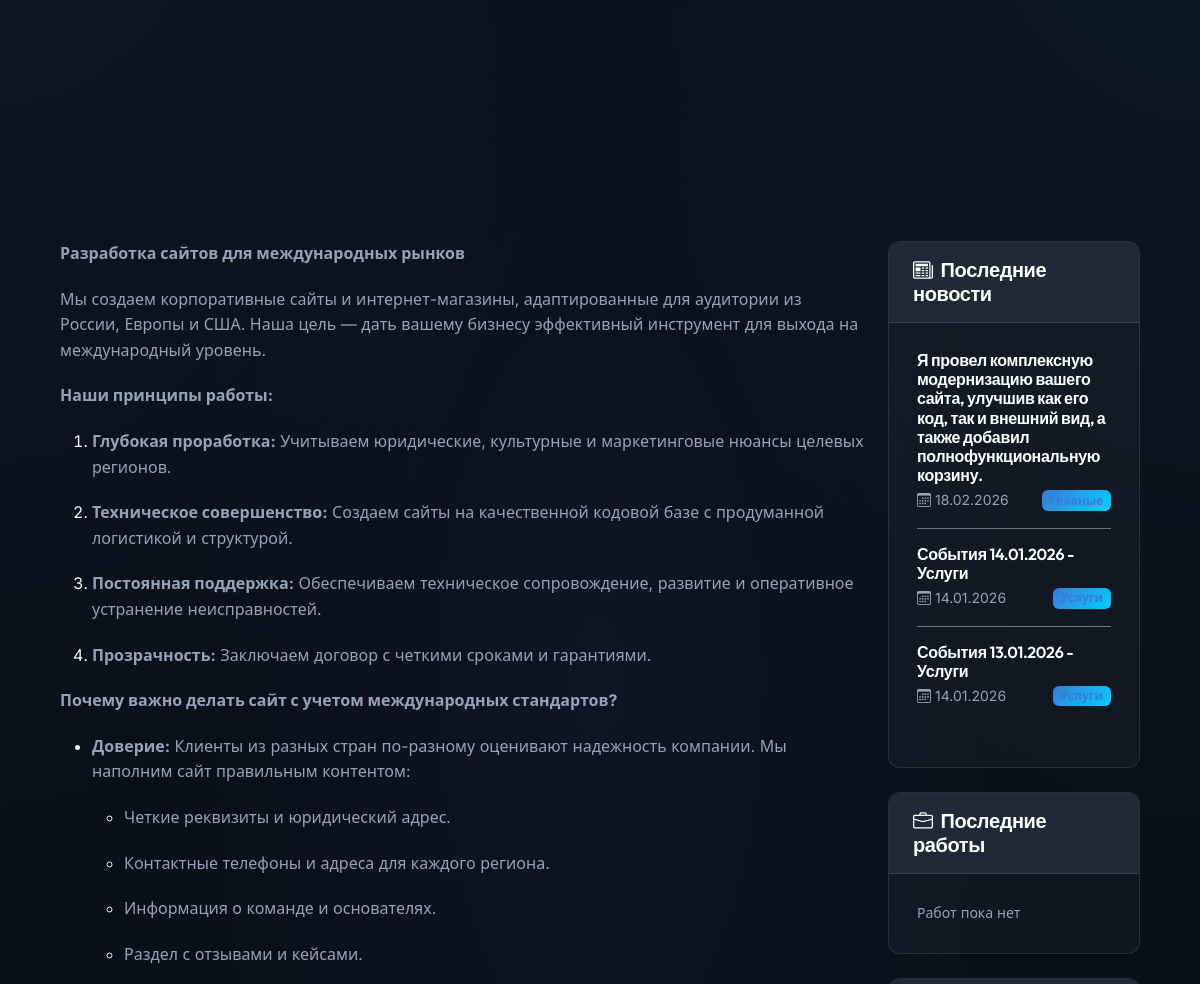
Before: / (middle part) with the older database file.
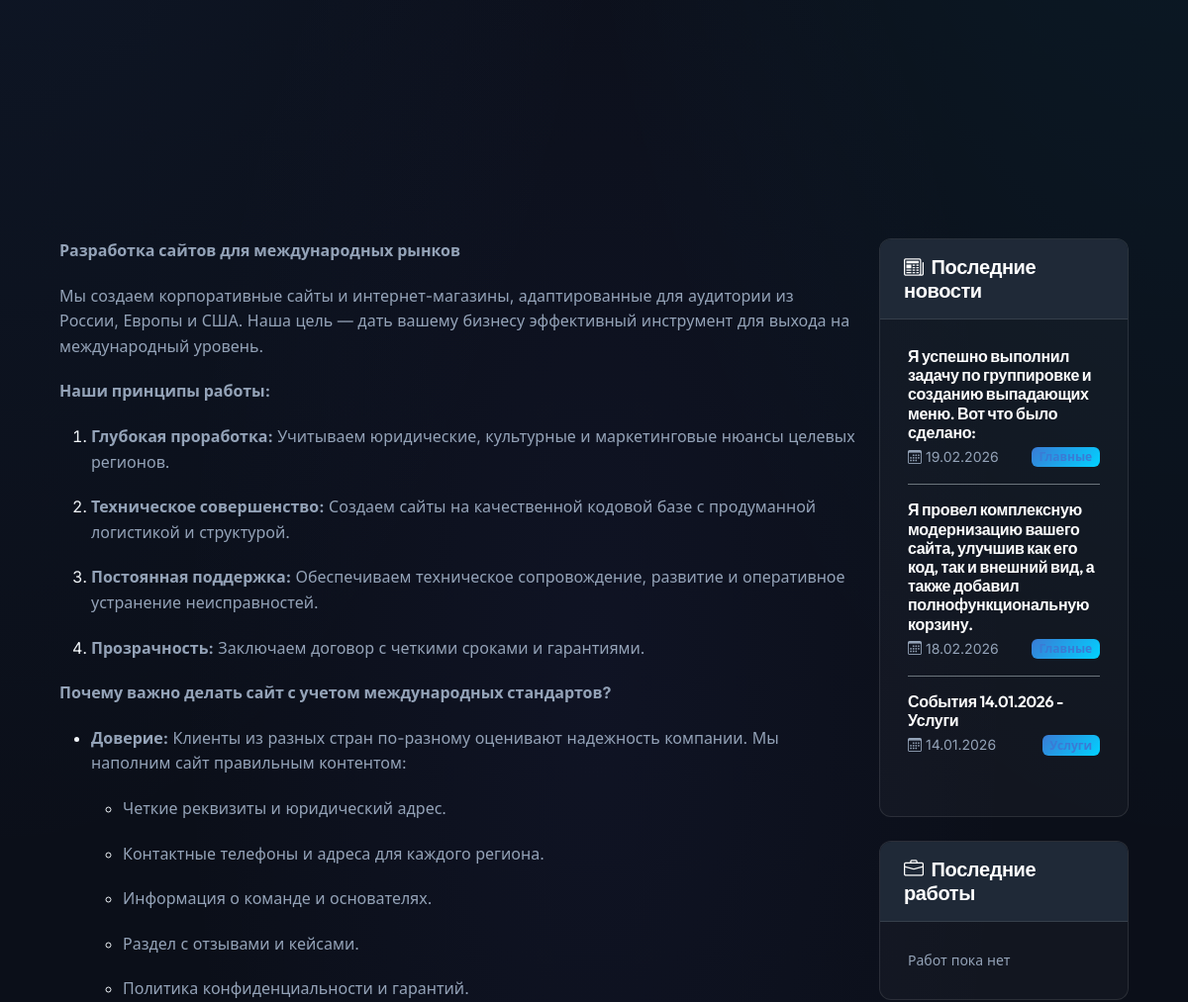
After: the same page with the newer database file.
### main/models.py (models this page shows, shortened)
class ActiveModel(models.Model):
    is_active = models.BooleanField(default=True, verbose_name="Активно")
    class Meta:
        abstract = True

class SEOModel(models.Model):
    meta_title = models.CharField(
        max_length=200,
        verbose_name="Мета заголовок",
        blank=True,
        help_text="Заголовок страницы для поисковых систем."
    )
    meta_keywords = models.CharField(
        max_length=200,
        verbose_name="Ключевые слова",
        blank=True,
        help_text="Ключевые слова через запятую."
    )
    meta_description = models.CharField(
        max_length=255,
        verbose_name="Мета описание",
        blank=True,
        help_text="Краткое описание для поисковых систем."
    )
    class Meta:
        abstract = True

class SiteSettings(ActiveModel, SEOModel):
    site_title = models.CharField(max_length=200, verbose_name="Название сайта")
    site_slogan = models.CharField(max_length=30, verbose_name="Слоган")
    site_description = models.TextField(max_length=255, verbose_name="Описание сайта")
    site_email = models.EmailField(max_length=30, verbose_name="Электронная почта")
    site_phone_1 = models.CharField(max_length=20, verbose_name="Телефон 1")
    site_phone_2 = models.CharField(max_length=20, verbose_name="Телефон 2")
    site_address = models.CharField(max_length=200, verbose_name="Адрес")
    content = HTMLField(verbose_name="Контент", default="<p>Контент сайта</p>")
    logo = models.ImageField(upload_to=RenameUploadTo("logos/"), verbose_name="Логотип")
    favicon = models.ImageField(upload_to=RenameUploadTo("favicons/"), verbose_name="Фавикон")
    fon_haeders = models.ImageField(upload_to=RenameUploadTo("fon_haeders/"), verbose_name="Фон шапки")
    site_domain = models.CharField(
        max_length=200,
        verbose_name="Домен сайта",
        blank=True,
        null=True,
        help_text="Домен сайта для отображения в шапке (например, dpit-cms.ru). Если не указан, будет использоваться текущий хост.",
    )
    site_work_time = models.CharField(
        max_length=200,
        verbose_name="Время работы",
        blank=True,
        null=True,
        help_text="Время работы компании (например: Пн-Пт: 9:00-18:00)"
    )
    site_vk = models.CharField(
        max_length=200,
        verbose_name="VK",
        blank=True,
        help_text="Ссылка на социальную сеть ВК"
    )
    site_vk_img = models.ImageField(
        upload_to=RenameUploadTo("social/vk/"),
        verbose_name="VK иконка",
        blank=True,
        null=True,
        help_text="Изображение иконки для социальной сети ВКонтакте"
    )
    site_ok = models.CharField(
        max_length=200,
        verbose_name="OK",
        blank=True,
        help_text="Ссылка на социальную сеть OK"
    )
    site_ok_img = models.ImageField(
        upload_to=RenameUploadTo("social/ok/"),
        verbose_name="OK иконка",
        blank=True,
        null=True,
        help_text="Изображение иконки для социальной сети Одноклассники"
    )
    site_facebook = models.CharField(
        max_length=200,
        verbose_name="FaceBook",
        blank=True,
        help_text="Ссылка на социальную сеть FaceBook"
    )
    site_facebook_img = models.ImageField(
        upload_to=RenameUploadTo("social/facebook/"),
        verbose_name="FaceBook иконка",
        blank=True,
        null=True,
        help_text="Изображение иконки для социальной сети Facebook"
    )
    site_linkedin = models.CharField(
        max_length=200,
        verbose_name="Linkedin",
        blank=True,
        help_text="Ссылка на социальную сеть Linkedin"
    )
    site_linkedin_img = models.ImageField(
        upload_to=RenameUploadTo("social/linkedin/"),
        verbose_name="Linkedin иконка",
        blank=True,
        null=True,
        help_text="Изображение иконки для социальной сети LinkedIn"
    )
    site_instagram = models.CharField(
        max_length=200,
        verbose_name="Instagram",
        blank=True,
        help_text="Ссылка на социальную сеть Instagram"
    )
    site_instagram_img = models.ImageField(
        upload_to=RenameUploadTo("social/instagram/"),
        verbose_name="Instagram иконка",
        blank=True,
        null=True,
        help_text="Изображение иконки для социальной сети Instagram"
    )
    site_twitter = models.CharField(
        max_length=200,
        verbose_name="Twitter",
        blank=True,
        help_text="Ссылка на социальную сеть Twitter"
    )
    site_twitter_img = models.ImageField(
        upload_to=RenameUploadTo("social/twitter/"),
        verbose_name="Twitter иконка",
        blank=True,
        null=True,
        help_text="Изображение иконки для социальной сети Twitter"
    )
    site_telegram = models.CharField(
        max_length=200,
        verbose_name="Telegram",
        blank=True,
        help_text="Ссылка на социальную сеть Telegram"
    )
    site_telegram_img = models.ImageField(
        upload_to=RenameUploadTo("social/telegram/"),
        verbose_name="Telegram иконка",
        blank=True,
        null=True,
        help_text="Изображение иконки для социальной сети Telegram"
    )
    site_whatsapp = models.CharField(
        max_length=200,
        verbose_name="Whatsapp",
        blank=True,
        help_text="Ссылка на социальную сеть Whatsapp"
    )
    site_whatsapp_img = models.ImageField(
        upload_to=RenameUploadTo("social/whatsapp/"),
        verbose_name="Whatsapp иконка",
        blank=True,
        null=True,
        help_text="Изображение иконки для социальной сети WhatsApp"
    )
    site_youtube = models.CharField(
        max_length=200,
        verbose_name="Youtube",
        blank=True,
        help_text="Ссылка на социальную сеть Youtube"
    )
    site_youtube_img = models.ImageField(
        upload_to=RenameUploadTo("social/youtube/"),
        verbose_name="Youtube иконка",
        blank=True,
        null=True,
        help_text="Изображение иконки для социальной сети YouTube"
    )
    class Meta:
        verbose_name = "Настройки сайта"
        verbose_name_plural = "Настройки сайта"

### news/models.py (models this page shows, shortened)
class News(ActiveModel, SEOModel, TimestampModel):
    title = models.CharField(max_length=200, verbose_name="Заголовок")
    slug = models.SlugField(unique=True, verbose_name="URL")
    category = models.ForeignKey(
        NewsCategory, on_delete=models.CASCADE, verbose_name="Категория"
    )
    news_date = models.DateField(
        default=timezone.now,
        verbose_name="Дата новости",
        help_text="Дата, к которой относятся события (год, месяц, день)"
    )
    image = models.ImageField(
        upload_to=RenameUploadTo("news/images/"),
        verbose_name="Изображение",
        blank=True,
        null=True
    )
    content = HTMLField(verbose_name="Контент", default="<p>Контент сайта</p>")
    views = models.IntegerField(default=0, verbose_name="Просмотры")
    class Meta:
        verbose_name = "Новость"
        verbose_name_plural = "Новости"
        ordering = ["-news_date", "-created_at"]
        unique_together = [['category', 'news_date']]

class NewsCategory(ActiveModel, SEOModel, HeaderModel):
    name = models.CharField(max_length=100, verbose_name="Название")
    slug = models.SlugField(unique=True, verbose_name="URL")
    logo = models.ImageField(upload_to=RenameUploadTo("news/categories/"), verbose_name="Логотип")
    description = models.TextField(verbose_name="Описание")
    content = HTMLField(verbose_name="Описание на странице", default="<p>Описание</p>")
    order = models.IntegerField(default=0, verbose_name="Порядок")
    class Meta:
        verbose_name = "Категория новостей"
        verbose_name_plural = "Категории новостей"
        ordering = ["order", "name"]

### main/views.py (the view, shortened to what this page needs)
# urls.py: path("", views.home, name="home"),
def home(request):
    stats = {}
    return render(request, "main/home.html", {"stats": stats})

### main/templates/main/home.html
{% extends 'base.html' %}
{% load static %}
{% block extra_css %}
<link rel="stylesheet" href="https://cdnjs.cloudflare.com/ajax/libs/animate.css/4.1.1/animate.min.css"/>
{% endblock %}
{% block content %}
    <section class="mb-5">
        <div class="site_content">
            {{ site_settings.content|safe }}
        </div>
    </section>
{% endblock %}

### templates/base.html (shortened to what this page needs)
{% load static %}
<!DOCTYPE html>
<html lang="ru">
<head>
    <link href="https://cdn.jsdelivr.net/npm/bootstrap@5.3.0/dist/css/bootstrap.min.css" rel="stylesheet">
    <link href="https://cdn.jsdelivr.net/npm/bootstrap-icons@1.10.0/font/bootstrap-icons.css" rel="stylesheet">
    <link href="{% static 'css/style.css' %}" rel="stylesheet">
    {% block extra_css %}{% endblock %}
</head>
<body>
    <main class="container-fluid py-0 px-lg-5">
        <div class="container-fluid">
            <div class="row pt-2 mb-5">
                <div class="col-12">
                    {% include 'category-bl.html' %}
                </div>
            </div>
            <div class="row g-4">
                <div class="col-12 col-lg-9">
                    <div class="content-wrapper animate-up">
                        <div class="main-content-area">
                            {% block content %}
                            {% endblock %}
                        </div>
                    </div>
                </div>
                <aside class="col-12 col-lg-3">
                    <div class="sidebar-wrapper sticky-lg-top" style="top: 130px; z-index: 10;">
                        {% include 'includes/bl_news_sbar.html' %}
                        {% include 'includes/bl_portfolio_sbar.html' %}
                        {% include 'includes/bl_reviews_sbar.html' %}
                    </div>
                </aside>
            </div>
        </div>
    </main>
</body>
</html>

### templates/logo_p.html (shortened to what this page needs)
            {% load breadcrumbs %}

### templates/category-bl.html (shortened to what this page needs)
<div class="row g-4 mt-2">
    <div class="col-md-4 text-center">
    </div>
    <div class="col-md-4 text-center">
    </div>
    <div class="col-md-4 text-center">
    </div>
</div>

### templates/includes/bl_news_sbar.html
<div class="sidebar-card mb-4">
    <div class="sidebar-header">
        <h5 class="mb-0 text-white"><i class="bi bi-newspaper me-2"></i>Последние новости</h5>
    </div>
    <div class="card-body">
        {% for latest in latest_news %}
        <div class="mb-3 pb-3 {% if not forloop.last %}border-bottom border-secondary{% endif %}">
            <h6 class="fw-semibold mb-1">
                <a href="{% url 'news:detail' latest.slug %}" class="text-white text-decoration-none">
                    {{ latest.title }}
                </a>
            </h6>
            <div class="d-flex justify-content-between align-items-center">
                <small class="text-muted">
                    <i class="bi bi-calendar3 me-1"></i>{{ latest.created_at|date:"d.m.Y" }}
                </small>
                <span class="badge bg-primary bg-opacity-20 text-primary">
                    {{ latest.category.name }}
                </span>
            </div>
        </div>
        {% empty %}
        <p class="text-muted mb-0 small">Новости пока не опубликованы</p>
        {% endfor %}
    </div>
</div>

### templates/includes/bl_portfolio_sbar.html
<div class="sidebar-card mb-4">
    <div class="sidebar-header">
        <h5 class="mb-0 text-white"><i class="bi bi-briefcase me-2"></i>Последние работы</h5>
    </div>
    <div class="card-body">
        {% for work in latest_portfolio %}
        <div class="mb-3 pb-3 {% if not forloop.last %}border-bottom border-secondary{% endif %}">
            <h6 class="fw-semibold mb-1">
                <a href="{% url 'portfolio:detail' work.slug %}" class="text-white text-decoration-none">
                    {{ work.title }}
                </a>
            </h6>
            <div class="d-flex justify-content-between align-items-center">
                <small class="text-muted">
                    <i class="bi bi-calendar3 me-1"></i>{{ work.created_at|date:"d.m.Y" }}
                </small>
                <span class="badge bg-primary bg-opacity-20 text-primary">
                    {{ work.category.name }}
                </span>
            </div>
        </div>
        {% empty %}
        <p class="text-muted mb-0 small">Работ пока нет</p>
        {% endfor %}
    </div>
</div>

### templates/includes/bl_reviews_sbar.html (shortened to what this page needs)
<div class="sidebar-card mb-4">
    <div class="sidebar-header">
    </div>
</div>

Changed rows visible on the page:
no longer on this page (row unchanged): News: title "События 13.01.2026 - Услуги", created_at "14.01.2026", category.name "Услуги"
computed for SiteSettings: content "…с отзывами и кейсами." → "…с отзывами и кейсами. Политика конфиденциальности и гарантий."
added News: title "Я успешно выполнил задачу по группировке и созданию выпадающих меню. Вот что было сделано:", created_at "19.02.2026", category.name "Главные"
